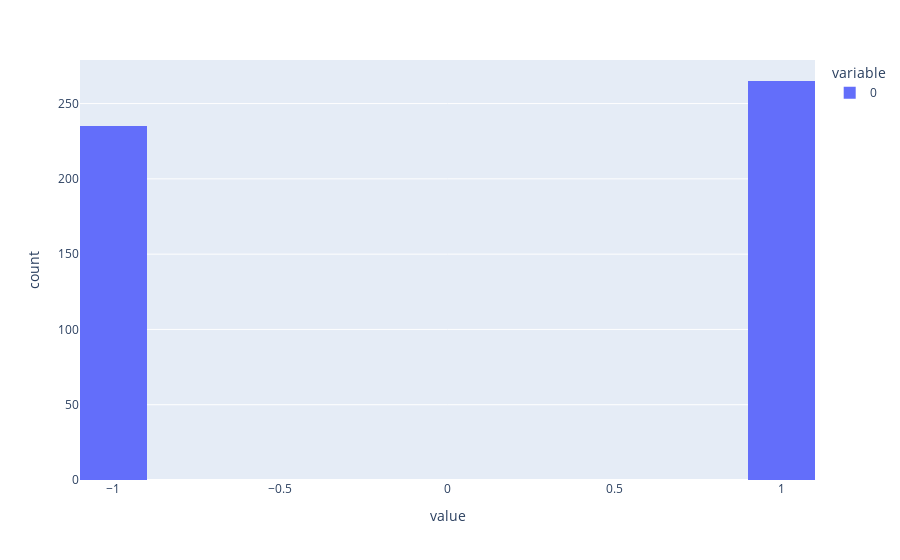

Notebook code for this chart:
### Markdown cell above
Seems like the result is a normal distribution, or close to it.

Now Let's try something slightly different...

### Code cell
more_y_2 = run_simulations(G, 20,0,0.1,0.17,500)
px.histogram([z[19] for z in more_y_2], nbins = 20)

### Figure 1 — Plotly figure (JSON) as saved in the notebook; plotly's stock layout.template omitted (floating-point values rounded to 4 significant figures; data arrays with more than 128 entries replaced by an {"elided": "..."} marker saying what was removed)
{"data": [{"alignmentgroup": "True", "bingroup": "x", "hovertemplate": "variable=0<br>value=%{x}<br>count=%{y}<extra></extra>", "legendgroup": "0", "marker": {"color": "#636efa", "pattern": {"shape": ""}}, "name": "0", "nbinsx": 20, "offsetgroup": "0", "orientation": "v", "showlegend": true, "type": "histogram", "x": {"elided": "500 int values"}, "xaxis": "x", "yaxis": "y"}], "layout": {"barmode": "relative", "legend": {"title": {"text": "variable"}, "tracegroupgap": 0}, "margin": {"t": 60}, "xaxis": {"anchor": "y", "domain": [0, 1], "title": {"text": "value"}}, "yaxis": {"anchor": "x", "domain": [0, 1], "title": {"text": "count"}}}}
